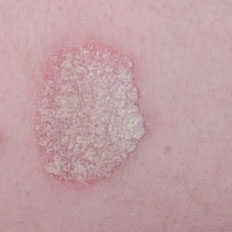
%> input picture original1.jpg, 232 x 232 px
$ octave PCA_Registration.m   (GNU Octave 9; MATLAB toolbox functions it lacks are replaced by stand-ins)
%> lines starting %> are read from the running program, lines starting %| are printed output that depends on the picture; in (x1, y1, x2, y2) boxes, pixels count from 0 and x2, y2 are one past the last pixel; in counts of white or black regions, pixels touching at a corner belong together; the program's own positions count from 1
### getCov.m
function boundaryCov=getCov(curBoundary, curMean)
%get covariance matrix of the boundary, curBoundary is a N*2 matrix
%curMean is a 1*2 matrix. It is the mean value of curBoundary
n=size(curBoundary,1);
repMean=repmat(curMean,[n,1]);
curBoundary=curBoundary-repMean;
preMat=zeros(2,2);
for i=1:n
    curVect=curBoundary(i,:);
    curMat=curVect'*curVect;
    preMat=preMat+curMat;
end
    boundaryCov=preMat/n;

### PCA_Registration.m
%use the principle component analysis (PCA) to do the affine registration
%of before image (orininal1.jpg) and after image (original2.jpg)

clear;close all;

o_name1='original1.jpg'; %the before image: original1.jpg
o_name2='original2.jpg'; %the after image: original2.jpg

s_name1='segment1.jpg'; %the segmentation result of original1.jpg
s_name2='segment2.jpg'; %the segmentation result of original2.jpg

o_im1=imread(o_name1);
%> o_im1 is the input picture: size 232x232x3 uint8; mean R, G, B 193.8, 159.8, 165.1
o_im2=imread(o_name2);
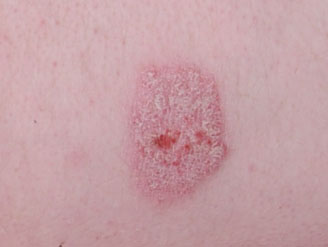
%> input picture original2.jpg, 328 x 247 px
%> o_im2 is the input picture: size 247x328x3 uint8; mean R, G, B 197.9, 159.9, 165.5

im1=imread(s_name1);
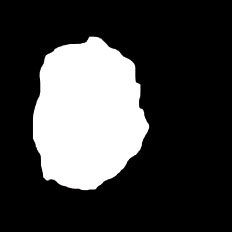
%> input picture segment1.jpg, 232 x 232 px
%> im1 is the input picture: size 232x232x3 uint8; mean R, G, B 63.5, 63.5, 63.5
im2=imread(s_name2);
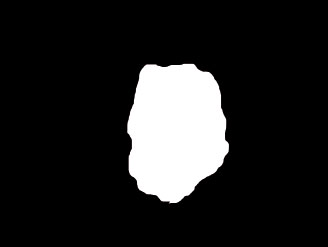
%> input picture segment2.jpg, 328 x 247 px
%> im2 is the input picture: size 247x328x3 uint8; mean R, G, B 34.8, 34.8, 34.8

im1=rgb2gray(im1);
%> im1: size 232x232 uint8
im2=rgb2gray(im2);
%> im2: size 247x328 uint8

im1=im2bw(im1,0.9);
%> im1: size 232x232 logical; 24.6% white; 1 white region, box (x1, y1, x2, y2) and area: (33, 37, 149, 190) 13224
im2=im2bw(im2,0.9);
%> im2: size 247x328 logical; 13.5% white; 1 white region, box (x1, y1, x2, y2) and area: (128, 64, 229, 203) 10916

%get the boundary
[bw1,L1]=bwboundaries(im1,'holes');
%> bw1 = 1 boundary; box (x1, y1, x2, y2) and points: (33, 37, 149, 190) 404
[bw2,L2]=bwboundaries(im2,'holes');
%> bw2 = 1 boundary; box (x1, y1, x2, y2) and points: (128, 64, 229, 203) 368

boundary1=bw1{1}; % the boundary of the before image
%> boundary1 = 404 rows, first 12: [118 34; 117 35; 116 35; 115 35; 114 35; 113 35; 112 35; 111 36; 110 36; 109 36; 108 36; 107 37]
boundary2=bw2{1}; %the boundary of the after image
%> boundary2 = 368 rows, first 12: [122 129; 121 130; 120 130; 119 130; 118 130; 117 131; 116 131; 115 131; 114 131; 113 131; 112 132; 111 132]

x1=boundary1(:,1);
%> x1 = 404 values, max 190 at index 301, min 38 at index 108, mean 114.7
y1=boundary1(:,2);
%> y1 = 404 values, max 149 at index 218, min 34 at index 1, mean 87.23
str=sprintf('mean1 is %5.2f,%5.2f',mean(x1),mean(y1));
%> str = 'mean1 is 114.72,87.23'
disp(str)
%| mean1 is 114.72,87.23
cov1=getCov(boundary1,mean(boundary1,1));
%> in getCov, `n=size(curBoundary,1);`: n = 404
%> in getCov, `repMean=repmat(curMean,[n,1]);`: repMean = 404 rows, first 12: [114.7 87.23; 114.7 87.23; 114.7 87.23; 114.7 87.23; 114.7 87.23; 114.7 87.23; 114.7 87.23; 114.7 87.23; 114.7 87.23; 114.7 87.23; 114.7 87.23; 114.7 87.23]
%> in getCov, `curBoundary=curBoundary-repMean;`: curBoundary = 404 rows, first 12: [3.28 -53.23; 2.28 -52.23; 1.28 -52.23; 0.285 -52.23; -0.715 -52.23; -1.72 -52.23; -2.72 -52.23; -3.72 -51.23; -4.72 -51.23; -5.72 -51.23; -6.72 -51.23; -7.72 -50.23]
%> the loop in getCov, `for i=1:n` made 404 passes
%> (curVect, curMat, preMat) on passes 2 to 4: ([2.28 -52.23], [5.22 -119.3; -119.3 2727.5], [16.01 -294.1; -294.1 5560.4]), ([1.28 -52.23], [1.65 -67.09; -67.09 2727.5], [17.66 -361.2; -361.2 8287.9]), ([0.285 -52.23], [0.081 -14.87; -14.87 2727.5], [17.74 -376.1; -376.1 11015.4])
%> after the loop in getCov, `for i=1:n`: preMat = [1035958.3 -43341.1; -43341.1 678922.5]
%> in getCov, `boundaryCov=preMat/n;`: boundaryCov = [2564.3 -107.3; -107.3 1680.5]
%> cov1 = [2564.3 -107.3; -107.3 1680.5]
disp('covariance')
disp(cov1)
%|    2564.25   -107.28
%|    -107.28   1680.50

x2=boundary2(:,1);
%> x2 = 368 values, max 203 at index 262, min 65 at index 94, mean 130.1
y2=boundary2(:,2);
%> y2 = 368 values, max 229 at index 194, min 129 at index 1, mean 175.1
str=sprintf('mean2 is %5.2f,%5.2f',mean(x2),mean(y2));
%> str = 'mean2 is 130.12,175.11'
disp(str)
%| mean2 is 130.12,175.11
cov2=getCov(boundary2,mean(boundary2,1));
%> in getCov (call 2), `repMean=repmat(curMean,[n,1]);`: repMean = 368 rows, first 12: [130.1 175.1; 130.1 175.1; 130.1 175.1; 130.1 175.1; 130.1 175.1; 130.1 175.1; 130.1 175.1; 130.1 175.1; 130.1 175.1; 130.1 175.1; 130.1 175.1; 130.1 175.1]
%> in getCov (call 2), `curBoundary=curBoundary-repMean;`: curBoundary = 368 rows, first 12: [-8.12 -46.11; -9.12 -45.11; -10.12 -45.11; -11.12 -45.11; -12.12 -45.11; -13.12 -44.11; -14.12 -44.11; -15.12 -44.11; -16.12 -44.11; -17.12 -44.11; -18.12 -43.11; -19.12 -43.11]
%> the loop in getCov (call 2), `for i=1:n` made 368 passes
%> (curVect, curMat, preMat) on passes 2 to 4: ([-9.12 -45.11], [83.22 411.5; 411.5 2035.3], [149.2 786.1; 786.1 4161.8]), ([-10.12 -45.11], [102.5 456.7; 456.7 2035.3], [251.6 1242.8; 1242.8 6197.1]), ([-11.12 -45.11], [123.7 501.8; 501.8 2035.3], [375.4 1744.5; 1744.5 8232.4])
%> cov2 = [2193.7 -87.2; -87.2 1337.4]
disp('covariane')
disp(cov2)
%|    2193.678    -87.201
%|     -87.201   1337.384

%show centered boundary1 and boundary2
disp_x1=x1-mean(x1);
%> disp_x1 = 404 values, max 75.28 at index 301, min -76.72 at index 108, mean 0
disp_y1=y1-mean(y1);
%> disp_y1 = 404 values, max 61.77 at index 218, min -53.23 at index 1, mean -5.63e-15

disp_x2=x2-mean(x2);
%> disp_x2 = 368 values, max 72.88 at index 262, min -65.12 at index 94, mean 9.89e-15
disp_y2=y2-mean(y2);
%> disp_y2 = 368 values, max 53.89 at index 194, min -46.11 at index 1, mean 4.94e-15

figure,plot(disp_y1,disp_x1,'r-',disp_y2,disp_x2,'b-');
axis on;
axis ij;
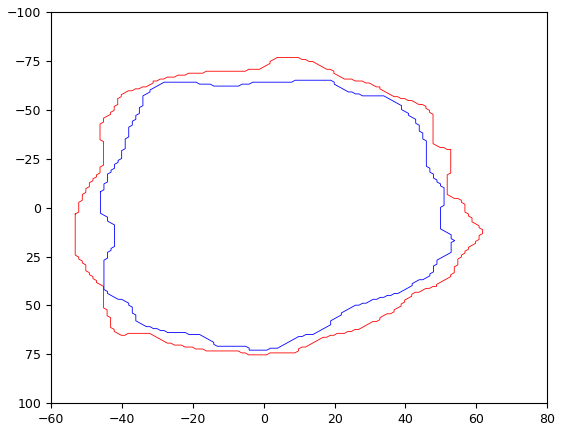
%> figure redrawn from the program's plot data
%%
%calculate eigen value of boundary1
[eigV1,eigD1]=eig(cov1);
%> eigV1 = [-0.119 -0.993; -0.993 0.119]; eigD1 = [1667.7 0; 0 2577.1]

if eigD1(1,1)<eigD1(2,2)
    eigV1=[eigV1(:,2),eigV1(:,1)];
%> eigV1 = [-0.993 -0.119; 0.119 -0.993]
    eigD1=diag([eigD1(2,2),eigD1(1,1)]);
%> eigD1 = [2577.1 0; 0 1667.7]
end

%calculate eigen value of boundary2
[eigV2,eigD2]=eig(cov2);
%> eigV2 = [-0.1 -0.995; -0.995 0.1]; eigD2 = [1328.6 0; 0 2202.5]

if eigD2(1,1)<eigD2(2,2)
    eigV2=[eigV2(:,2),eigV2(:,1)];
%> eigV2 = [-0.995 -0.1; 0.1 -0.995]
    eigD2=diag([eigD2(2,2),eigD2(1,1)]);
%> eigD2 = [2202.5 0; 0 1328.6]
end

%%
%preform the affine transformation to register the before and after images
S=sqrt(eigD1)*inv(sqrt(eigD2));
%> S = [1.08 0; 0 1.12]
disp2=eigV1*S*eigV2'*[x2';y2'];
%> disp2 = 368 columns, first 8: [135.2 134.1 133.1 132 130.9 129.8 128.7 127.7; 142.5 143.6 143.6 143.6 143.6 144.8 144.8 144.8]
b=[mean(x1);mean(y1)]-eigV1*S*eigV2'*[mean(x2);mean(y2)];
%> b = [-30.4; -106.7]
repb=repmat(b,[1,size(disp2,2)]);
%> repb = 368 columns, first 8: [-30.4 -30.4 -30.4 -30.4 -30.4 -30.4 -30.4 -30.4; -106.7 -106.7 -106.7 -106.7 -106.7 -106.7 -106.7 -106.7]
disp2=disp2+repb;
%> disp2 = 368 columns, first 8: [104.8 103.7 102.6 101.6 100.5 99.43 98.35 97.26; 35.72 36.86 36.88 36.89 36.91 38.04 38.06 38.08]

%%
%show the registration result on a coordinate plane
figure
for i=1:length(bw1)
    curXY=bw1{i};
    curX=curXY(:,1);
    curY=curXY(:,2);
   hold on, plot(curX,curY,'r*');
end
%> this loop made 1 pass

for i=1:length(bw2)
    curXY=bw2{i};
    transformed=eigV1*S*eigV2'*curXY';
    repb=repmat(b,[1,size(curXY,1)]);
    transformed=transformed+repb;
    hold on, plot(transformed(1,:),transformed(2,:),'g*');
end
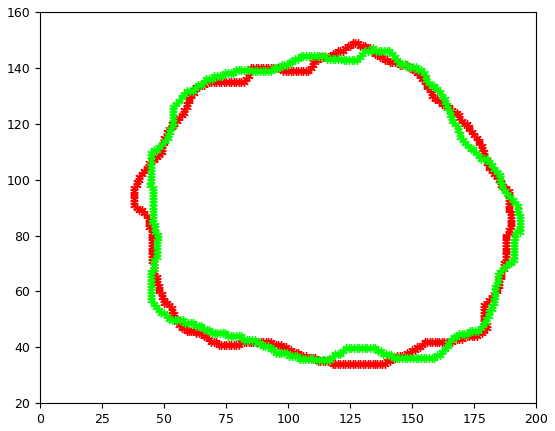
%> figure redrawn from the program's plot data

%%
%show the results of two registerred images
A=(eigV1*S*eigV2')';
%> A = [1.08 -0.0163; 0.0247 1.12]
A=[A(2,:);A(1,:)];
%> A = [0.0247 1.12; 1.08 -0.0163]
A=[A(:,2),A(:,1)];
%> A = [1.12 0.0247; -0.0163 1.08]
B=b';
%> B = [-30.4 -106.7]
B=[B(2),B(1)];
%> B = [-106.7 -30.4]
t=maketform('affine',[A;B]);
%> t = {ndims_in 2, ndims_out 2}
bounds=findbounds(t,[1 1;size(o_im2,2) size(o_im2,1)]);
%> bounds = [-109.6 -29.3; 260.5 245]
bounds(1,:)=[1 1];

[J1,xdata,ydata] = imtransform(o_im2,t,'XData',bounds(:,2)','YData',bounds(:,1)');
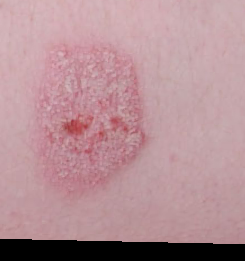
%> J1: size 261x245x3 uint8; mean R, G, B 180.8, 144, 149.9
%> xdata = [1 245]; ydata = [1 261]
figure,imshow(J1,'XData',xdata,'YData',ydata);
for i=1:length(bw2)
    curXY=bw2{i};
    transformed=eigV1*S*eigV2'*curXY';
    repb=repmat(b,[1,size(curXY,1)]);
    transformed=transformed+repb;
    hold on, plot(transformed(2,:),transformed(1,:),'g-');
end
hold on,h=imshow(o_im1);
for i=1:length(bw1)
    curXY=bw1{i};
    curX=curXY(:,1);
    curY=curXY(:,2);
    hold on, plot(curY,curX,'r-');
end
set(h,'AlphaData',0.6);
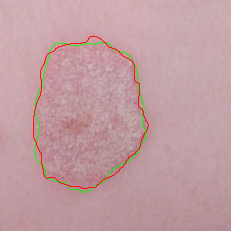
%> figure redrawn from the program's plot data
